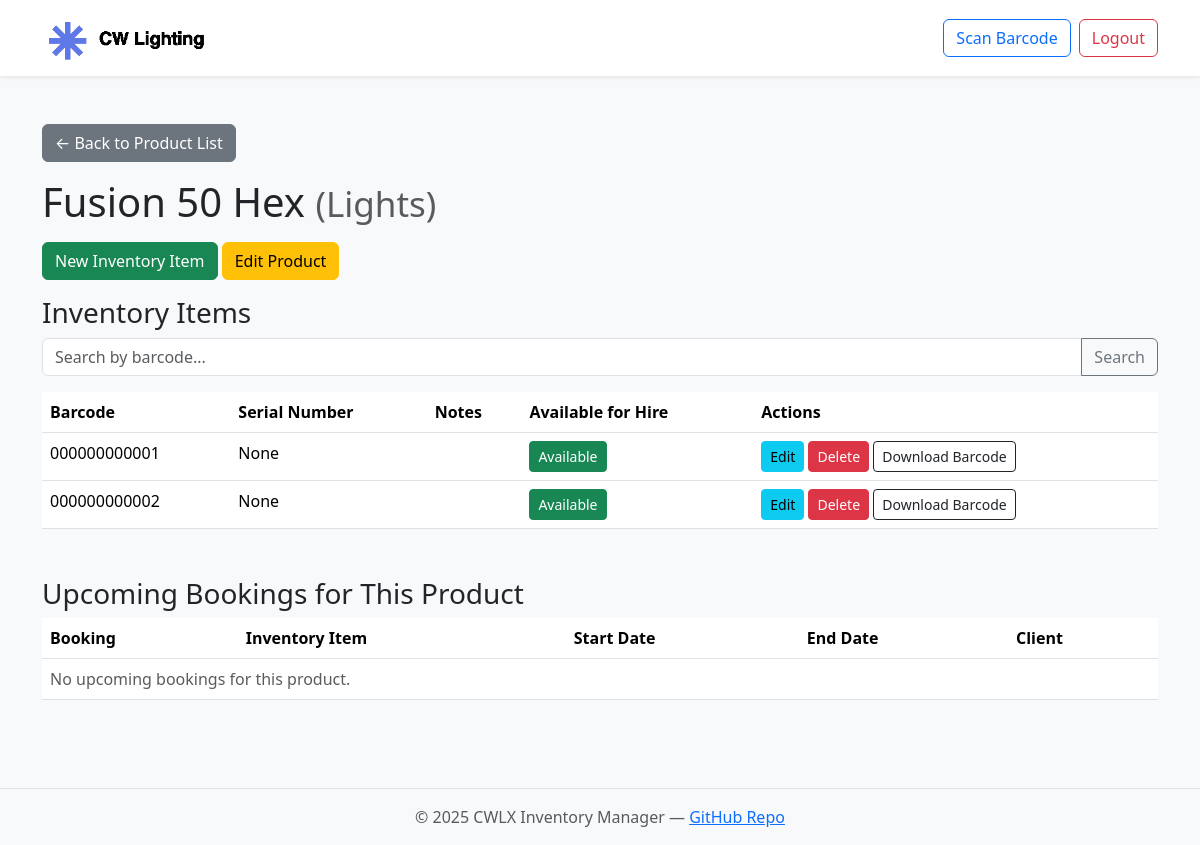
Before: /inventory/product/8/ (signed in) with the older database file.
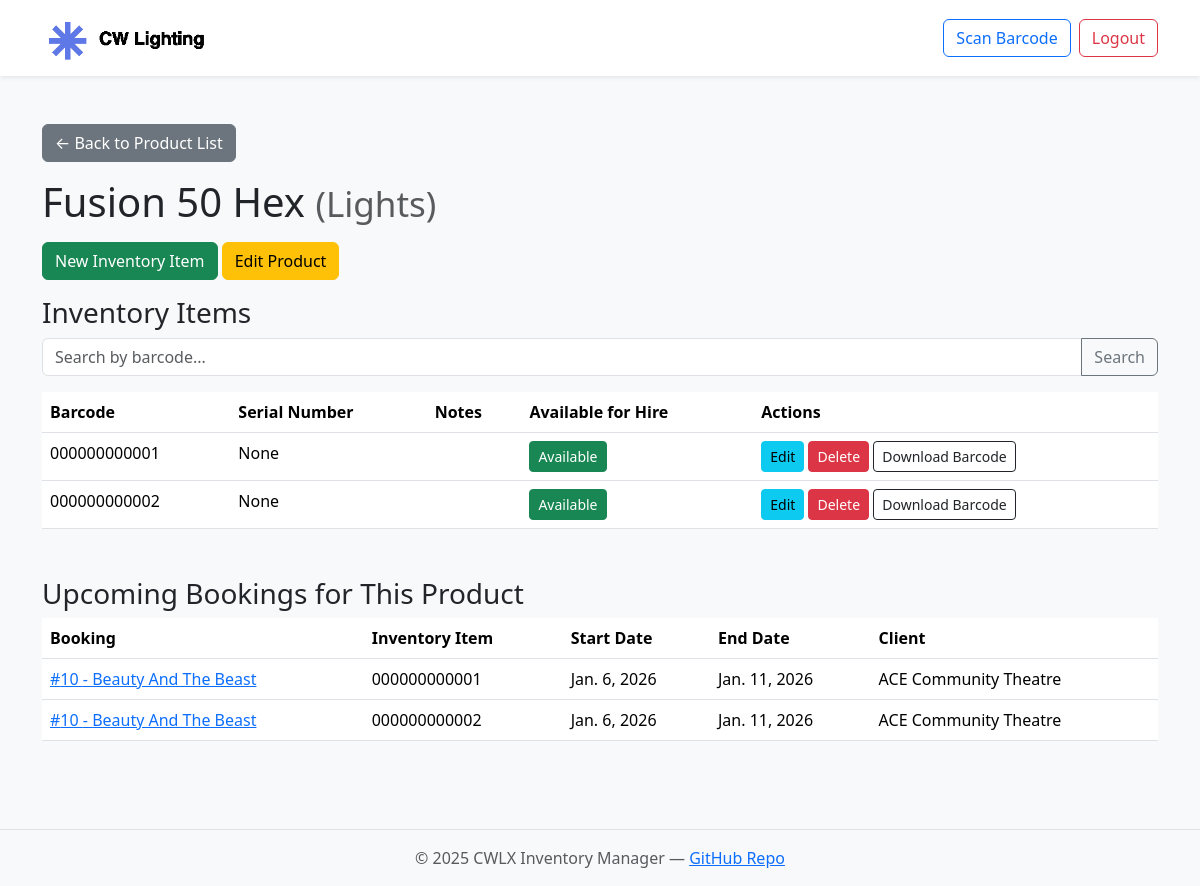
After: the same page with the newer database file.
### inventory/models.py (models this page shows, shortened)
class InventoryItem(models.Model):
    product = models.ForeignKey(Product, on_delete=models.CASCADE, related_name='items')
    barcode = models.CharField(max_length=100, unique=True)
    serial_number = models.CharField(max_length=100, blank=True, null=True)
    is_available = models.BooleanField(default=True)
    notes = models.TextField(blank=True, null=True)  # <-- Add this line

### bookings/models.py (models this page shows, shortened)
class AssignedItem(models.Model):
    booking = models.ForeignKey(Booking, on_delete=models.CASCADE)
    inventory_item = models.ForeignKey(InventoryItem, on_delete=models.CASCADE)
    checked_out = models.BooleanField(default=False)
    checked_in = models.BooleanField(default=False)
    class Meta:
        unique_together = ("booking", "inventory_item")

class Booking(models.Model):
    client = models.ForeignKey(Client, on_delete=models.CASCADE)
    event_name = models.CharField(max_length=100)
    start_date = models.DateField()
    end_date = models.DateField()
    notes = models.TextField(blank=True)

class Client(models.Model):
    name = models.CharField(max_length=255)
    email = models.EmailField(blank=True, null=True)
    phone = models.CharField(max_length=50, blank=True, null=True)
    notes = models.TextField(blank=True, null=True)
    def __str__(self):
        return self.name

### inventory/views.py (the view, shortened to what this page needs)
# urls.py: path('product/<int:pk>/', views.product_detail, name='product_detail'),
def product_detail(request, pk):
    product = get_object_or_404(Product, pk=pk)
    items = product.items.all()
    upcoming_bookings = (
        AssignedItem.objects
        .filter(inventory_item__in=items, booking__end_date__gte=timezone.now().date())
        .select_related('booking', 'inventory_item')
        .order_by('booking__start_date')
    )
    return render(request, 'inventory/product_detail.html', {
        'product': product,
        'items': items,
        'upcoming_bookings': upcoming_bookings,
    })

### inventory/models.py (called while the page is built)
    def __str__(self):
        return self.name

### inventory/templates/inventory/product_detail.html (shortened to what this page needs)
{% extends "base.html" %}
{% block content %}
<a href="{% url 'inventory:product_list' %}" class="btn btn-secondary mb-3">&larr; Back to Product List</a>
<h1>{{ product.name }} <small class="text-muted">({{ product.category }})</small></h1>
<a href="{% url 'inventory:add_inventory_item' product.pk %}" class="btn btn-success mb-3">New Inventory Item</a>
<a href="{% url 'inventory:edit_product' product.pk %}" class="btn btn-warning mb-3">Edit Product</a>
<h3>Inventory Items</h3>
<form method="get" class="mb-3">
  <div class="input-group">
    <input type="text" name="barcode" value="{{ search_query }}" class="form-control" placeholder="Search by barcode...">
    <button type="submit" class="btn btn-outline-secondary">Search</button>
  </div>
</form>
<table class="table">
  <thead>
    <tr>
      <th>Barcode</th>
      <th>Serial Number</th>
      <th>Notes</th>
      <th>Available for Hire</th>
      <th>Actions</th>
    </tr>
  </thead>
  <tbody>
    {% for item in items %}
    <tr>
      <td>{{ item.barcode }}</td>
      <td>{{ item.serial_number }}</td>
      <td>{{ item.notes|default:"" }}</td>
      <td>
        <form method="post" style="display:inline;">
          <button type="submit" name="toggle_available" class="btn btn-sm {% if item.is_available %}btn-success{% else %}btn-secondary{% endif %}">
            {% if item.is_available %}Available{% else %}Unavailable{% endif %}
          </button>
        </form>
      </td>
      <td>
        <a href="{% url 'inventory:edit_inventory_item' item.pk %}" class="btn btn-sm btn-info">Edit</a>
        <form method="post" style="display:inline;">
          <button type="submit" name="delete_item" class="btn btn-sm btn-danger" onclick="return confirm('Delete this item?');">Delete</button>
        </form>
        <a href="{% url 'inventory:download_barcode' item.id %}" class="btn btn-sm btn-outline-dark" title="Download Barcode">
          Download Barcode
        </a>
      </td>
    </tr>
    {% empty %}
    <tr><td colspan="5">No inventory items for this product.</td></tr>
    {% endfor %}
  </tbody>
</table>
<h3 class="mt-5">Upcoming Bookings for This Product</h3>
<table class="table">
  <thead>
    <tr>
      <th>Booking</th>
      <th>Inventory Item</th>
      <th>Start Date</th>
      <th>End Date</th>
      <th>Client</th>
    </tr>
  </thead>
  <tbody>
    {% for assigned in upcoming_bookings %}
      <tr>
        <td>
          <a href="{% url 'bookings:manage_booking' assigned.booking.id %}">
            #{{ assigned.booking.id }} - {{ assigned.booking.event_name }}
          </a>
        </td>
        <td>{{ assigned.inventory_item.barcode }}</td>
        <td>{{ assigned.booking.start_date }}</td>
        <td>{{ assigned.booking.end_date }}</td>
        <td>{{ assigned.booking.client }}</td>
      </tr>
    {% empty %}
      <tr>
        <td colspan="5" class="text-muted">No upcoming bookings for this product.</td>
      </tr>
    {% endfor %}
  </tbody>
</table>
{% endblock %}

Changed rows visible on the page:
added AssignedItem: booking.id "10", booking.event_name "Beauty And The Beast", inventory_item.barcode "000000000001", booking.start_date "Jan. 6, 2026", booking.end_date "Jan. 11, 2026", booking.client "ACE Community Theatre"
added AssignedItem: booking.id "10", booking.event_name "Beauty And The Beast", inventory_item.barcode "000000000002", booking.start_date "Jan. 6, 2026", booking.end_date "Jan. 11, 2026", booking.client "ACE Community Theatre"
Other visible differences:
text no longer shown: "No upcoming bookings for this product."
